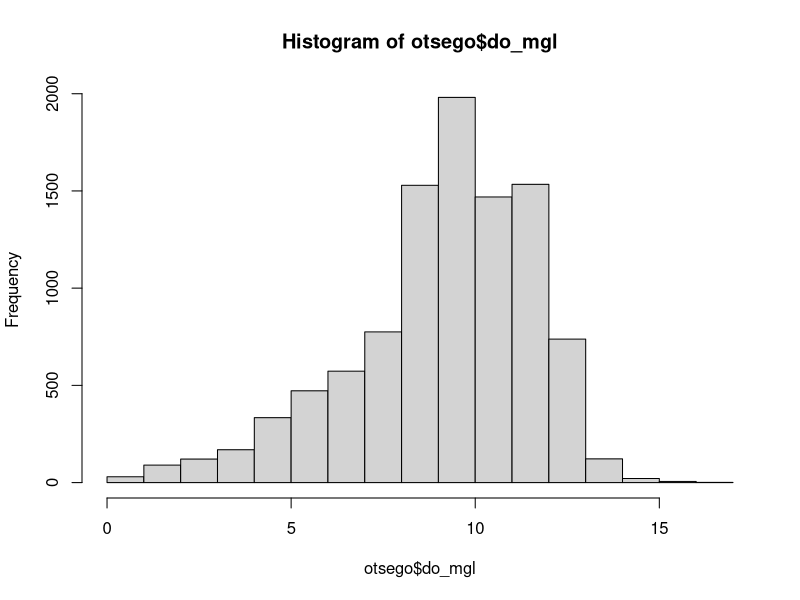
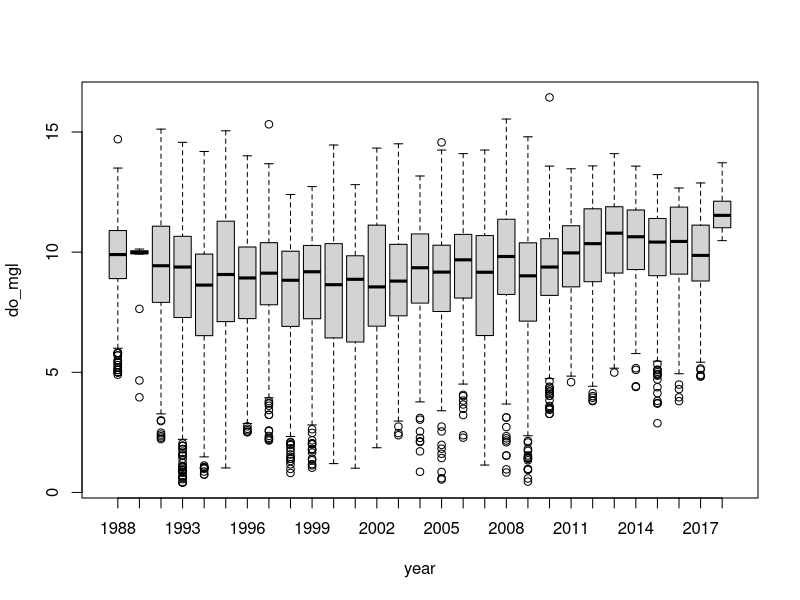
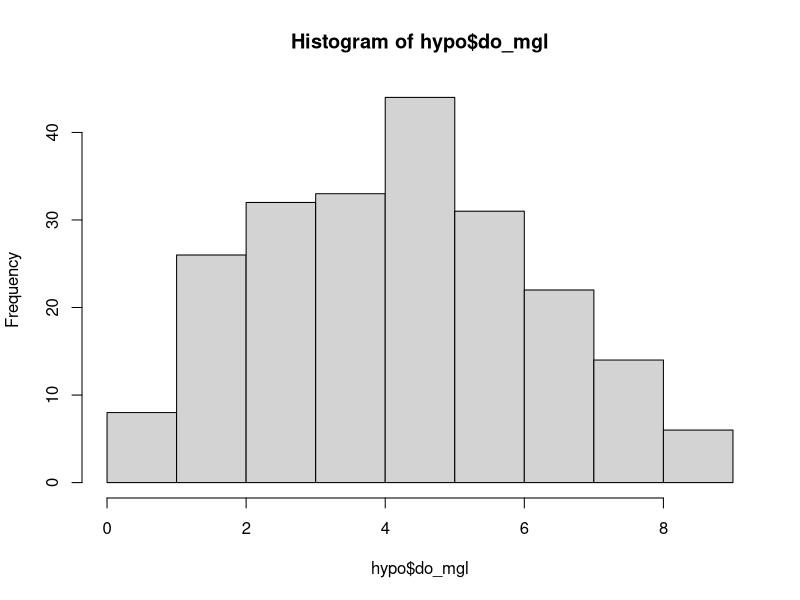
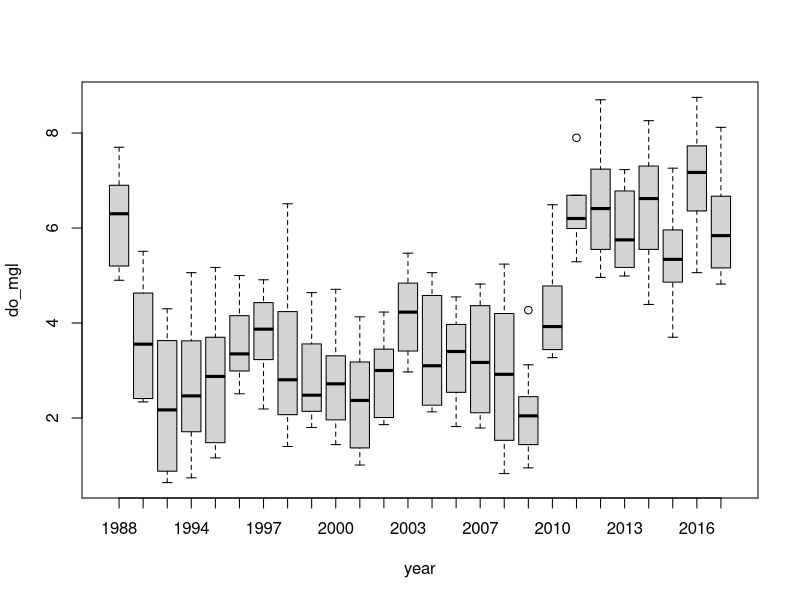
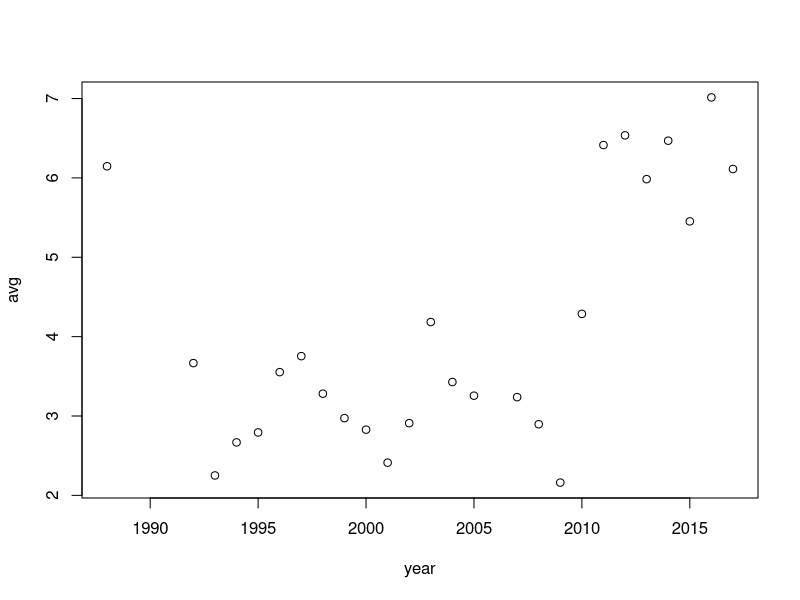
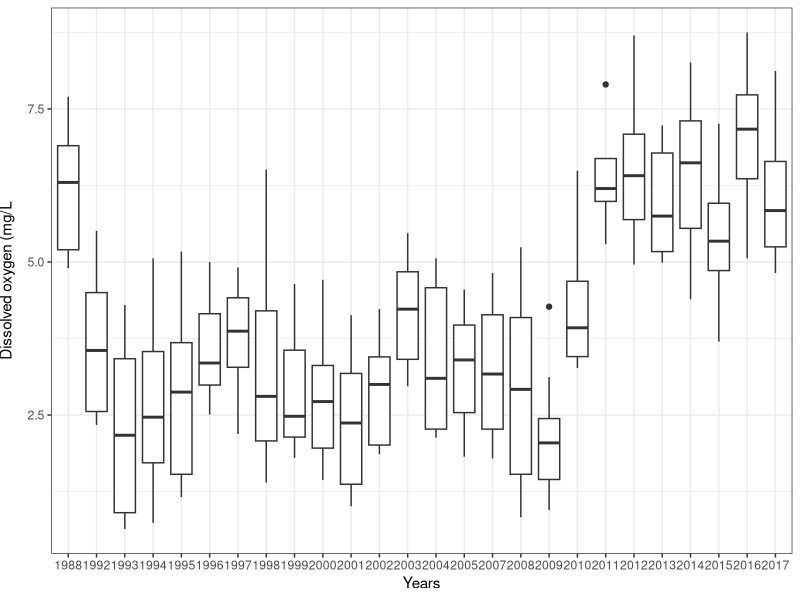

Here is the R script that generated these plots, in order:
# Introductory live session code ----
1 + 1

my_sum = 1 + 1
print(my_sum)
my_sum

letters
LETTERS

query <- letters == LETTERS
query


# These are vectors

# Atomic vectors
mixed = c(1, "a")
mixed

str(mixed)

data(iris)

# Fish stats ----
# This is how we read data into R
otsego <- read.csv(file = "data/physical.csv",
                   stringsAsFactors = FALSE
                   )

# Say hello to your data!
View(otsego)

# Descriptive stats
names(otsego)

# How to access a column?
do_conc = otsego$do_mgl
do_conc

head(do_conc, 10)

# Calculate mean?
avg = mean(otsego$do_mgl, na.rm = TRUE)
avg

sd(otsego$do_mgl, na.rm = TRUE)

hist(otsego$do_mgl)
boxplot(do_mgl ~ year, data = otsego)

# Let's do some tidy data
library(tidyverse)

# (1) Let's break it down. Get October > 40 m
hypo <- filter(otsego, 
               month == 10,
               depth >= 40
               )

# Have another look at the new data set
hist(hypo$do_mgl)
boxplot(do_mgl ~ year, data = hypo)

# (2) Make a grouped data set
hypo_grouped <- group_by(hypo, year)

# (3) Summarize the dataset to get averages by year
avgs = summarize(hypo_grouped,
          avg = mean(do_mgl, na.rm = T)
          )

# OR...you could do 1, 2, and 3 above all at once 
# with the "pipe" operator (%>%)
avgs <- otsego %>%
  filter(month ==10, depth >= 40) %>%
  group_by(year) %>%
  summarize(avg = mean(do_mgl, na.rm = TRUE))

plot(avgs)

# Let's make a nicer graph
ggplot(hypo_grouped, 
       aes(x = factor(year), y = do_mgl)) +
  geom_boxplot() +
  xlab("Years") +
  ylab("Dissolved oxygen (mg/L") +
  theme_bw() +
  theme(
    axis.title.y = element_text(vjust = 3)
  )

# Options?
?theme

# These options take some getting used to. Check out the variety
# of these plots and more on the w-r-nycafs website examples!
# https://danstich.github.io/we-r-nycafs
